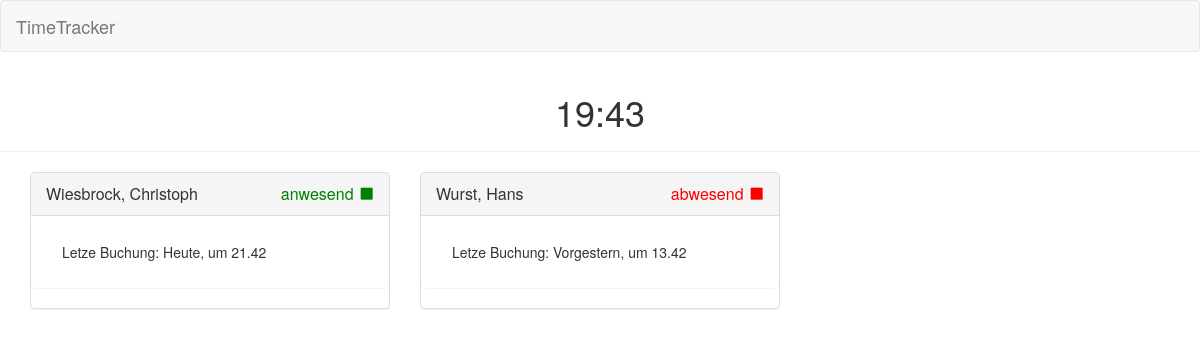
The page / on the database its author committed.
### main/models.py (models this page shows, shortened)
class Employee(models.Model):
	number = models.PositiveSmallIntegerField(unique=True, primary_key=True, verbose_name="Personalnummer")
	firstName = models.CharField(max_length=30, verbose_name="Vorname")
	lastName = models.CharField(max_length=30, verbose_name="Nachname")
	active = models.BooleanField(default=True, verbose_name="aktiv?")
	def isPresent(self):
		bookings = Booking.objects.filter(employee=self, begin__contains=datetime.date.today(), delete=False).order_by('-begin')[:1]
		if bookings.count() == 0 or (bookings[0].end != None):
			return False
		else:
			return True
	def lastBooking(self):
		booking = Booking.objects.filter(employee=self, delete=False).order_by('-begin')
		if booking.count() > 0:
			return booking[0]
		else:
			return None
	def latestActivity(self):
		if self.lastBooking() == None:
			return None
		elif self.lastBooking().end == None:
			return self.lastBooking().begin
		else:
			return self.lastBooking().end

class Booking(models.Model):
	employee = models.ForeignKey('Employee', on_delete=models.CASCADE)
	begin = models.DateTimeField(blank=True)
	end = models.DateTimeField(blank=True, null=True)
	type = models.ForeignKey('BookingType')
	delete = models.BooleanField('gelöscht', default=False)

### main/views.py (the view)
# urls.py: url(r'^$', views.index, name = 'index'),
def index(request):
	employees = Employee.objects.filter(active=True).order_by('lastName', 'firstName')
	return render(request, 'index.html', {'employees': employees})

### main/helper.py (called while the page is built)
def dateToText(value):
	dateDiff = (datetime.datetime.now().replace(microsecond=0, second=0, minute=0, hour=0) - value.replace(microsecond=0, second=0, minute=0, hour=0)).days
	if dateDiff == 0:
		ReturnStr = "Heute"
	elif dateDiff == 1:
		ReturnStr = "Gestern"
	elif dateDiff == 2:
		ReturnStr = "Vorgestern"
	elif (dateDiff > 2 and dateDiff < 7):
		ReturnStr = "vor " + str(dateDiff) + " Tagen"
	else:
		ReturnStr = value.strftime('%d.%m.%Y')
	return ReturnStr

### main/templatetags/filters.py (called while the page is built)
@register.filter(name='Presence')
def Presence(value):
	employee = Employee.objects.get(number=value)
	if employee.isPresent():
		return mark_safe('<span class="green">anwesend</span> <span class="glyphicon glyphicon-stop green"></span>')
	else:
		return mark_safe('<span class="red">abwesend</span> <span class="glyphicon glyphicon-stop red"></span>')

@register.filter(name='lastBooking')
def lastBooking(value):
	employee = Employee.objects.get(number=value)
	if employee.lastBooking() != None:
		return mark_safe('<span>Letze Buchung: ' + dateToText(employee.latestActivity()) + ', um ' + employee.latestActivity().strftime('%H.%M') + '</span>')
	else:
		return mark_safe('<span>Keine Buchungen vorhanden</span>')

### main/templates/index.html
{% extends 'base.html' %}
{% load filters %}
{% block content %}
		<div class="row">
				{% for employee in employees %}
					<div class="col-md-4">
						<a href="/employee/{{employee.number}}/">
						<span class="link-spanner"></span>
						</a>
						<div class="panel panel-default">
							<div class="panel-heading">
								<div class="panel-title pull-left">
									{{ employee.lastName }}, {{ employee.firstName }}
								</div>
								<div class="panel-title pull-right">
									<span>
										{{ employee.number|Presence }}
									</span>
								</div>
								<div class="clearfix"></div>
							</div>
							<div class="panel panel-body">
								<ul class="list-group">
									<li class="list-group-item"> {{ employee.number|lastBooking }} </li>
								</ul>
							</div>
						</div>
					</div>
				{% endfor %}
			</div>
{% endblock %}

### main/static/css/style.css (style rules this page uses)
.red { color: red; }
.green { color: green; }
.link-spanner { position:absolute; width:100%; height:100%; top:0; left: 0; z-index: 1; }

### rows shown on the page
Employee: lastName "Wiesbrock", firstName "Christoph", number|Presence "anwesend", number|lastBooking "Letze Buchung: Heute, um 21.42"
Employee: lastName "Wurst", firstName "Hans", number|Presence "abwesend", number|lastBooking "Letze Buchung: Vorgestern, um 13.42"
